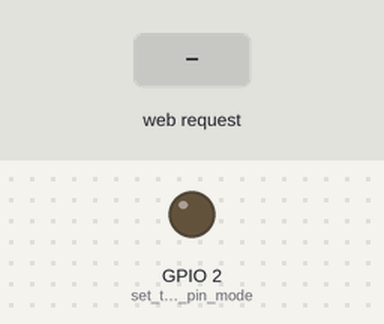
This sketch was run on a simulated ESP32. Shown: output pins drawn as LEDs (lit = HIGH). Inputs (shaded band) come from the test bench. WiFi joins after 1.5 s; servers stay silent unless stated; what the sketch prints to the serial monitor is not drawn.

Above: at 2.7 s.
2.8 s: HTTP request GET /H received
At 3.6 s:
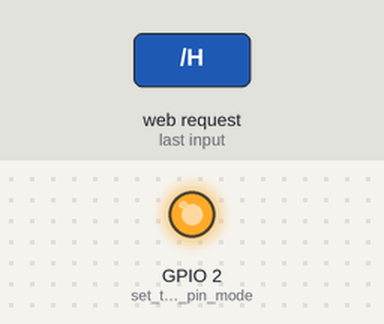
4.3 s: HTTP request GET /L received
At 4.7 s:
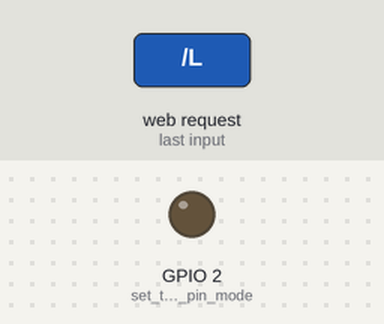
Timing chart, 0 to 7.3 s (numbered marks = the images above; inputs shaded):
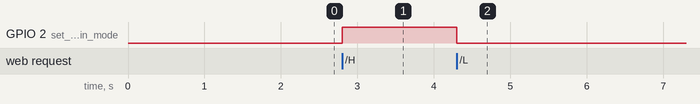

The sketch:

SimpleWiFiServer.ino
```cpp
#include <WiFi.h>
#include "pageSwaping.h"
const char* ssid     = "Kittler House";
const char* password = "69kittler";


void setup()
{
    Serial.begin(115200);
    pinMode(2, OUTPUT);      // set the LED pin mode

    // We start by connecting to a WiFi network

    Serial.println("TEST");
    Serial.println();
    Serial.print("Connecting to ");
    Serial.println(ssid);

    WiFi.begin(ssid, password);

    while (WiFi.status() != WL_CONNECTED) {
        delay(500);
        Serial.print(".");
    }

    Serial.println("");
    Serial.println("WiFi connected.");
    Serial.println("IP address: ");
    Serial.println(WiFi.localIP());

    //ledcSetup(0,1E5,12);
    //ledcAttachPin(2,0);

    server.begin();

}

int value = 0;

void loop(){
  static int state = 0;
  static bool flag = false;
  handleClientResponse(state);
  Serial.print(state);
  Serial.print('\t');
  Serial.print(flag);
  Serial.print('\n');

  switch(state){
    case 0:
    //ledcWriteTone(0,0);//no tone
    digitalWrite(2, LOW);
    flag = false;
    break;
    case 1:
    if(!flag){
    digitalWrite(2, HIGH);
    //ledcWriteTone(0,800); //play tone
    flag = true;
    }
    break;
  }
}
```

pageSwaping.h
```cpp
 #include "pages.h"

WiFiServer server(80);

 void handleClientResponse(int& state){
 WiFiClient client = server.available();   // listen for incoming clients

  if (client) {                             // if you get a client,
    Serial.println("New Client.");           // print a message out the serial port
    String currentLine = "";                // make a String to hold incoming data from the client
    while (client.connected()) {            // loop while the client's connected
      if (client.available()) {             // if there's bytes to read from the client,
        char c = client.read();             // read a byte, then
        Serial.write(c);                    // print it out the serial monitor
        if (c == '\n') {                    // if the byte is a newline character

          // if the current line is blank, you got two newline characters in a row.
          // that's the end of the client HTTP request, so send a response:
          if (currentLine.length() == 0) {
            // HTTP headers always start with a response code (e.g. HTTP/1.1 200 OK)
            // and a content-type so the client knows what's coming, then a blank line:
            client.println("HTTP/1.1 200 OK");
            client.println("Content-type:text/html");
            client.println();

            // the content of the HTTP response follows the header:

            client.print("Click <a href=\"/H\">here</a> to turn the LED on pin 5 on.<br>");
            client.print("Click <a href=\"/L\">here</a> to turn the LED on pin 5 off.<br>");

            client.print(index_html);

            // The HTTP response ends with another blank line:
            client.println();
            // break out of the while loop:
            break;
          } else {    // if you got a newline, then clear currentLine:
            currentLine = "";
          }
        } else if (c != '\r') {  // if you got anything else but a carriage return character,
          currentLine += c;      // add it to the end of the currentLine
        }

        // Check to see if the client request was "GET /H" or "GET /L":
        if (currentLine.endsWith("GET /H")) {
            state = 1;
        }
        if (currentLine.endsWith("GET /L")) {
          state = 0;
        }
      }
    }
    // close the connection:
    client.stop();
    Serial.println("Client Disconnected.");
  }
  }
```

pages.h
```cpp
const char index_html[] PROGMEM = "<!DOCTYPE html>\n\n<html>\n<head>\n    <title> Drink Bot </title>\n</head>\n\n<body>\n    <!-- HTML5 article tag for content -->\n    <div id=\"content\">\n\n        <header>DRINK BOT TEST HTML</header>\n\n        <button onclick=\"myFunction()\">Click me</button>\n        \n    </div>\n</body>\n</html>";
const char MAIN_page[] PROGMEM = R"=====(
<!DOCTYPE html>
<html>
<meta name="viewport" content="width=device-width, initial-scale=1.0">
<style type="text/css">
   .w{
      width:100%;
      height:auto;
   }
   .i_w{
       height:40px;
       width:90%;
       margin:0 auto;
       border:thin solid #000;
   }
   .c_l{
      width:35%;
      height:auto;
      float:left;
       border:thin solid #000;
   }
   .c_r{
      width:55%;
      height:auto;
      float:right;
       border:thin solid #000;
   }
   #da_i{
     background-color: #ff0000;
   }

</style>
<body>
<div id="json_i">
     <button type="button" onclick="GetJSON('A0', 1, 'resp_i')">LED ON</button>
</div>
<div id="resp_i">
     <button type="button" onclick="GetJSON('A0', 1, 'resp_i')">LED ON</button>
</div>
<div class="w">
   <div class="i_w">
       <div class="c_l">
           Dad's Door
       </div>
       <div class="c_r">
            <div id="da_i" >
               <h1>Test LED Button</h1>
 <button type="button" onclick="SetPin(12, 1, 0);">LED ON</button>
  <button type="button" onclick="SetPin(12, 0, 0);">LED OFF</button><BR>
            </div>
       </div>
   </div>
 <div class="i_w">
       <div class="c_l">
           Dad's Door
       </div>
       <div class="c_r">
            <div id="da_i" >

 <button type="button" onclick="SetPin(11, 1, 0);">LED ON</button>
  <button type="button" onclick="SetPin(11, 0, 0);">LED OFF</button><BR>
            </div>
       </div>
   </div>
   <div class="i_w">
       <div class="c_l">
           Dad's Door
       </div>
       <div class="c_r">
            <div id="da_i" >

 <button type="button" onclick="SetPin(9, 1, 0);">LED ON</button>
  <button type="button" onclick="SetPin(9, 0, 0);">LED OFF</button><BR>
            </div>
       </div>
   </div>
   <div class="i_w">
       <div class="c_l">
           Dad's Door
       </div>
       <div class="c_r">
            <div id="da_i" >

 <button type="button" onclick="SetPin(8, 1, 0);">LED ON</button>
  <button type="button" onclick="SetPin(8, 0, 0);">LED OFF</button><BR>
            </div>
       </div>
   </div>
</div>
<script>
function SetPin(pin, value, ana) {
  var xhttp = new XMLHttpRequest();
  xhttp.onreadystatechange = function() {
    if (this.readyState == 4 && this.status == 200) {
      //document.getElementById("resp_i").innerHTML =
      //this.responseText;
    }
  };
  xhttp.open("GET", "SetPin?PinNumber="+pin+"&HighLow="+value+"&IsAnalog="+ana, true);
  xhttp.send();
}
function GetJSON(pin, ana, divid){
  var xhttp = new XMLHttpRequest();
  xhttp.onreadystatechange = function() {
    if (this.readyState == 4 && this.status == 200) {
      document.getElementById(divid).innerHTML =
      this.responseText;
    }
  };
  xhttp.open("GET", "GetJSON?PinNumber="+pin+"&IsAnalog="+ana, true);
  xhttp.send();
}
</script>
<br>
</body>
</html>
)=====";
```

Measured:
- after the input at 2.8 s, GPIO 2 (set_the_LED_pin_mode): LOW → HIGH at once
- after the input at 4.3 s, GPIO 2 (set_the_LED_pin_mode): HIGH → LOW at once
